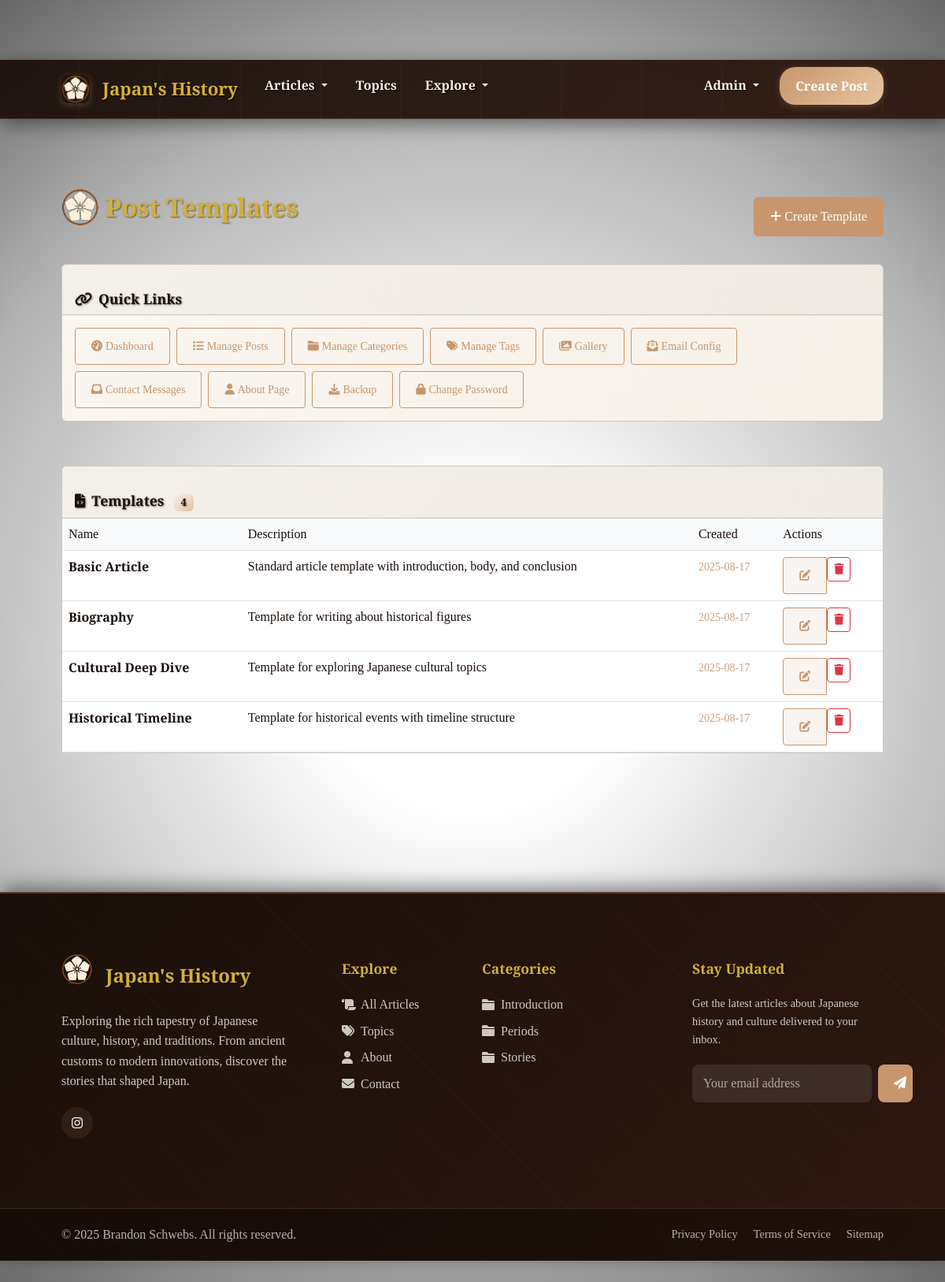
Page /admin/templates (signed in) on the committed database.
### tables this page shows
CREATE TABLE post_templates (
                id INTEGER PRIMARY KEY AUTOINCREMENT,
                name TEXT NOT NULL,
                description TEXT,
                content_template TEXT NOT NULL,
                created_at TIMESTAMP DEFAULT CURRENT_TIMESTAMP,
                updated_at TIMESTAMP DEFAULT CURRENT_TIMESTAMP
            );

CREATE TABLE social_links (
                id INTEGER PRIMARY KEY AUTOINCREMENT,
                name TEXT NOT NULL,
                url TEXT NOT NULL,
                icon_class TEXT NOT NULL,
                display_order INTEGER DEFAULT 0,
                is_active BOOLEAN DEFAULT 1,
                created_at TIMESTAMP DEFAULT CURRENT_TIMESTAMP,
                updated_at TIMESTAMP DEFAULT CURRENT_TIMESTAMP
            );

CREATE TABLE categories (
                id INTEGER PRIMARY KEY AUTOINCREMENT,
                name TEXT UNIQUE NOT NULL,
                slug TEXT UNIQUE NOT NULL,
                description TEXT,
                created_at TIMESTAMP DEFAULT CURRENT_TIMESTAMP
            );

### routes/admin.py (the view)
@admin.route('/admin/templates')
@admin_required
def admin_templates():
    templates = PostTemplateModel.get_all_templates()
    return render_template('admin/templates.html', templates=templates)

### templates/admin/templates.html (shortened to what this page needs)
{% extends "base.html" %}
{% block content %}
<div class="d-flex justify-content-between align-items-center mb-4">
    <h1 class="d-flex align-items-center" style="font-size: 2rem;">
        <img src="{{ url_for('static', filename='img/Japanese History Blog Logo - Styled.png') }}" alt="Japan's History Logo" class="me-2" style="height: 48px; width: 48px;">
        Post Templates
    </h1>
    <a href="{{ url_for('admin.admin_create_template') }}" class="btn btn-primary">
        <i class="fas fa-plus me-1"></i>Create Template
    </a>
</div>
<div class="row mb-4">
    <div class="col-12">
        <div class="card">
            <div class="card-header d-flex justify-content-between align-items-center">
                <h5 class="mb-0"><i class="fas fa-link me-2"></i>Quick Links</h5>
            </div>
            <div class="card-body">
                <div class="collapse d-md-block" id="quickLinksCollapseTemplates">
                    <div class="d-flex flex-wrap gap-2">
                        <a href="{{ url_for('admin.admin_dashboard') }}" class="btn btn-outline-primary btn-sm">
                            <i class="fas fa-tachometer-alt me-1"></i>Dashboard
                        </a>
                        <a href="{{ url_for('admin.admin_posts') }}" class="btn btn-outline-primary btn-sm">
                            <i class="fas fa-list me-1"></i>Manage Posts
                        </a>
                        <a href="{{ url_for('admin.admin_categories') }}" class="btn btn-outline-primary btn-sm">
                            <i class="fas fa-folder me-1"></i>Manage Categories
                        </a>
                        <a href="{{ url_for('admin.admin_tags') }}" class="btn btn-outline-primary btn-sm">
                            <i class="fas fa-tags me-1"></i>Manage Tags
                        </a>
                        <a href="{{ url_for('admin.admin_gallery') }}" class="btn btn-outline-primary btn-sm">
                            <i class="fas fa-images me-1"></i>Gallery
                        </a>
                        <a href="{{ url_for('admin.admin_email_config') }}" class="btn btn-outline-primary btn-sm">
                            <i class="fas fa-envelope-open-text me-1"></i>Email Config
                        </a>
                        <a href="{{ url_for('admin.admin_contact_messages') }}" class="btn btn-outline-primary btn-sm">
                            <i class="fas fa-inbox me-1"></i>Contact Messages
                        </a>
                        <a href="{{ url_for('admin.admin_about') }}" class="btn btn-outline-primary btn-sm">
                            <i class="fas fa-user me-1"></i>About Page
                        </a>
                        <a href="{{ url_for('admin.admin_backup') }}" class="btn btn-outline-primary btn-sm">
                            <i class="fas fa-download me-1"></i>Backup
                        </a>
                        <a href="{{ url_for('admin.admin_change_password') }}" class="btn btn-outline-primary btn-sm">
                            <i class="fas fa-lock me-1"></i>Change Password
                        </a>
                    </div>
                </div>
            </div>
        </div>
    </div>
</div>
{% if templates %}
<div class="card">
    <div class="card-header">
        <h5 class="mb-0">
            <i class="fas fa-file-code me-2"></i>Templates
            <span class="badge bg-primary ms-2">{{ templates|length }}</span>
        </h5>
    </div>
    <div class="card-body p-0">
        <div class="table-responsive">
            <table class="table table-hover mb-0">
                <thead class="table-light">
                    <tr>
                        <th>Name</th>
                        <th>Description</th>
                        <th>Created</th>
                        <th>Actions</th>
                    </tr>
                </thead>
                <tbody>
                    {% for template in templates %}
                    <tr>
                        <td>
                            <strong>{{ template.name }}</strong>
                        </td>
                        <td>
                            {% if template.description %}
                                {{ template.description }}
                            {% else %}
                                <span class="text-muted">No description</span>
                            {% endif %}
                        </td>
                        <td>
                            <small class="text-muted">{{ template.created_at[:10] }}</small>
                        </td>
                        <td>
                            <div class="btn-group" role="group">
                                <a href="{{ url_for('admin.admin_edit_template', template_id=template.id) }}"
                                   class="btn btn-sm btn-outline-primary" title="Edit">
                                    <i class="fas fa-edit"></i>
                                </a>
                                <form method="POST" action="{{ url_for('admin.admin_delete_template', template_id=template.id) }}"
                                      class="d-inline" onsubmit="return confirm('Are you sure you want to delete this template?');">
                                    <button type="submit" class="btn btn-sm btn-outline-danger" title="Delete">
                                        <i class="fas fa-trash"></i>
                                    </button>
                                </form>
                            </div>
                        </td>
                    </tr>
                    {% endfor %}
                </tbody>
            </table>
        </div>
    </div>
</div>
{% endif %}
{% endblock %}

### templates/base.html (shortened to what this page needs)
<!DOCTYPE html>
<html lang="en">
<head>
    <link href="https://cdn.jsdelivr.net/npm/bootstrap@5.3.0/dist/css/bootstrap.min.css" rel="stylesheet">
    <link href="https://cdnjs.cloudflare.com/ajax/libs/font-awesome/6.0.0/css/all.min.css" rel="stylesheet">
    <link href="{{ url_for('static', filename='css/style.css') }}" rel="stylesheet">
</head>
<body>
    <nav class="navbar navbar-expand-lg fixed-top navbar-enhanced">
        <div class="container">
            <a class="navbar-brand navbar-brand-enhanced d-flex align-items-center" href="{{ url_for('main.index') }}">
                <img src="{{ url_for('static', filename='img/Japanese History Blog Logo - Styled.png') }}"
                     alt="Japan's History Logo" class="navbar-logo-enhanced me-3">
                Japan's History
            </a>
            <div class="collapse navbar-collapse" id="navbarNav">
                <ul class="navbar-nav me-auto">
                    <li class="nav-item dropdown">
                        <a class="nav-link nav-link-enhanced dropdown-toggle" href="{{ url_for('main.articles') }}"
                           role="button" data-bs-toggle="dropdown" aria-expanded="false">
                            Articles
                        </a>
                    </li>
                    <li class="nav-item">
                        <a class="nav-link nav-link-enhanced" href="{{ url_for('search.all_tags') }}">
                            Topics
                        </a>
                    </li>
                    <li class="nav-item dropdown">
                        <a class="nav-link nav-link-enhanced dropdown-toggle" href="#"
                           role="button" data-bs-toggle="dropdown" aria-expanded="false">
                            Explore
                        </a>
                    </li>
                </ul>
                <ul class="navbar-nav">
                    {% if is_admin_logged_in %}
                    <li class="nav-item dropdown d-flex align-items-center">
                        <a class="nav-link nav-link-enhanced dropdown-toggle" href="#"
                           role="button" data-bs-toggle="dropdown">
                            Admin
                        </a>
                    </li>
                    {% endif %}
                    {% if is_admin_logged_in %}
                    <li class="nav-item d-flex align-items-center">
                        <a class="nav-cta-btn" href="{{ url_for('posts.create_post') }}">
                            Create Post
                        </a>
                    </li>
                    {% else %}
                    <li class="nav-item">
                        <a class="nav-link nav-link-enhanced" href="{{ url_for('auth.admin_login') }}">
                            Admin
                        </a>
                    </li>
                    {% endif %}
                </ul>
            </div>
        </div>
    </nav>
    <main class="content-section">
        <div class="container mt-4">
            {% block content %}{% endblock %}
        </div>
    </main>
    <footer class="footer-enhanced">
        <div class="footer-main">
            <div class="container">
                <div class="row">
                    <div class="col-lg-4 col-md-6 mb-4">
                        <div class="footer-brand">
                            <div class="d-flex align-items-center mb-3">
                                <img src="{{ url_for('static', filename='img/Japanese History Blog Logo - Styled.png') }}"
                                     alt="Japan's History Logo" class="me-3" style="height: 40px; width: 40px; border-radius: 8px;">
                                <h4>Japan's History</h4>
                            </div>
                            <p>Exploring the rich tapestry of Japanese culture, history, and traditions. From ancient customs to modern innovations, discover the stories that shaped Japan.</p>
                            {% if social_links %}
                            <div class="footer-social">
                                {% for link in social_links %}
                                <a href="{{ link.url }}" class="social-link" title="{{ link.name }}" target="_blank" rel="noopener noreferrer">
                                    <i class="{{ link.icon_class }}"></i>
                                </a>
                                {% endfor %}
                            </div>
                            {% endif %}
                        </div>
                    </div>
                    <div class="col-lg-2 col-md-6 mb-4">
                        <div class="footer-links">
                            <h5>Explore</h5>
                            <ul>
                                <li><a href="{{ url_for('main.articles') }}">
                                    <i class="fas fa-scroll"></i>All Articles
                                </a></li>
                                <li><a href="{{ url_for('search.all_tags') }}">
                                    <i class="fas fa-tags"></i>Topics
                                </a></li>
                                <li><a href="{{ url_for('main.about') }}">
                                    <i class="fas fa-user"></i>About
                                </a></li>
                                <li><a href="{{ url_for('main.contact') }}">
                                    <i class="fas fa-envelope"></i>Contact
                                </a></li>
                            </ul>
                        </div>
                    </div>
                    <div class="col-lg-3 col-md-6 mb-4">
                        <div class="footer-links">
                            <h5>Categories</h5>
                            <ul>
                                {% for category in categories[:5] %}
                                <li><a href="{{ url_for('main.articles_by_category', category_slug=category.slug) }}">
                                    <i class="fas fa-folder"></i>{{ category.name }}
                                </a></li>
                                {% endfor %}
                            </ul>
                        </div>
                    </div>
                    <div class="col-lg-3 col-md-6 mb-4">
                        <div class="footer-links">
                            <h5>Stay Updated</h5>
                            <p style="color: var(--text-warm); opacity: 0.8; font-size: 0.9rem;">
                                Get the latest articles about Japanese history and culture delivered to your inbox.
                            </p>
                            <form class="newsletter-form">
                                <input type="email" class="newsletter-input" placeholder="Your email address" required>
                                <button type="submit" class="newsletter-btn">
                                    <i class="fas fa-paper-plane"></i>
                                </button>
                            </form>
                        </div>
                    </div>
                </div>
            </div>
        </div>
        <div class="footer-bottom">
            <div class="container">
                <div class="footer-bottom-content">
                    <p class="footer-copyright">
                        &copy; 2025 Brandon Schwebs. All rights reserved.
                    </p>
                    <div class="footer-legal">
                        <a href="#">Privacy Policy</a>
                        <a href="#">Terms of Service</a>
                        <a href="#">Sitemap</a>
                    </div>
                </div>
            </div>
        </div>
    </footer>
    <link href="https://cdn.quilljs.com/1.3.7/quill.snow.css" rel="stylesheet">
</body>
</html>

### rows in the picture
post_templates: name "Basic Article", description "Standard article template with introduction, body, and conclusion", created_at "2025-08-17"
post_templates: name "Biography", description "Template for writing about historical figures", created_at "2025-08-17"
post_templates: name "Cultural Deep Dive", description "Template for exploring Japanese cultural topics", created_at "2025-08-17"
post_templates: name "Historical Timeline", description "Template for historical events with timeline structure", created_at "2025-08-17"
categories: name "Introduction"
categories: name "Periods"
categories: name "Stories"

### other values in the picture
{{ templates|length }} "4"
